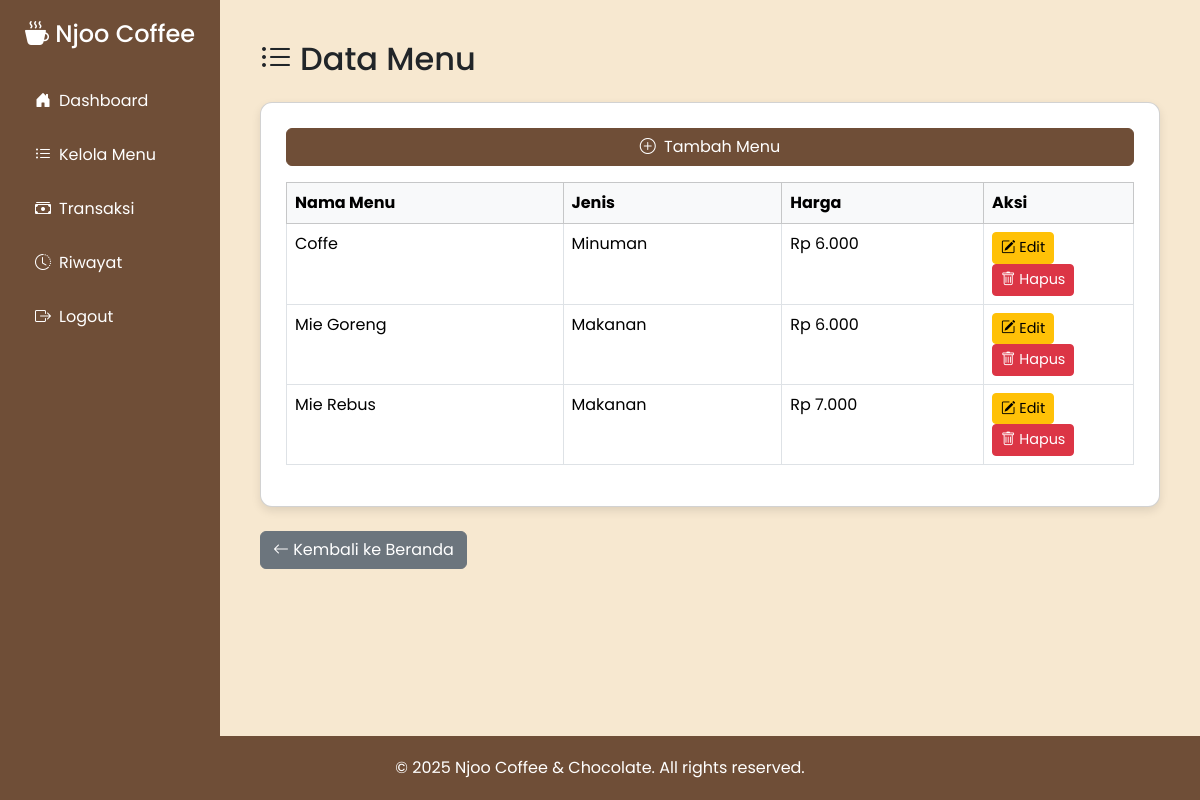
Screenshot of /pages/menu.php (signed in) with the database file from the repository.
### tables this page shows
CREATE TABLE `menu` (
  `id` int(11) NOT NULL,
  `nama` varchar(100) DEFAULT NULL,
  `jenis` enum('Makanan','Minuman','Camilan') NOT NULL,
  `harga` int(11) DEFAULT NULL
);

### pages/menu.php (the view, shortened to what this page needs)
<?php
include '../config/db.php';
?>
<!DOCTYPE html>
<html lang="id">
<head>
  <link href="https://cdn.jsdelivr.net/npm/bootstrap@5.3.3/dist/css/bootstrap.min.css" rel="stylesheet">
  <link href="https://cdn.jsdelivr.net/npm/bootstrap-icons@1.10.5/font/bootstrap-icons.css" rel="stylesheet">
</head>
<body>
<div class="wrapper d-flex flex-column min-vh-100">
  <div class="sidebar">
    <h4><i class="bi bi-cup-hot-fill"></i> Njoo Coffee</h4>
    <a href="../index.php"><i class="bi bi-house-door-fill me-2"></i>Dashboard</a>
    <a href="menu.php"><i class="bi bi-list-ul me-2"></i>Kelola Menu</a>
    <a href="transaksi.php"><i class="bi bi-cash-stack me-2"></i>Transaksi</a>
    <a href="riwayat.php"><i class="bi bi-clock-history me-2"></i>Riwayat</a>
    <a href="../logout.php"><i class="bi bi-box-arrow-right me-2"></i>Logout</a>
  </div>
  <div class="content flex-grow-1">
    <h2 class="mb-4 text-dark"><i class="bi bi-list-ul me-2"></i>Data Menu</h2>
    <div class="card mb-4">
      <a href="tambah.php" class="btn btn-primary mb-3">
        <i class="bi bi-plus-circle me-1"></i> Tambah Menu
      </a>
      <div class="table-responsive">
        <table class="table table-bordered table-hover">
          <thead class="table-light">
            <tr>
              <th>Nama Menu</th>
              <th>Jenis</th>
              <th>Harga</th>
              <th style="width: 150px;">Aksi</th>
            </tr>
          </thead>
          <tbody>
            <?php
            $menu = $conn->query("SELECT * FROM menu ORDER BY nama ASC");
            while ($row = $menu->fetch_assoc()) {
              echo "<tr>
                      <td>" . htmlspecialchars($row['nama']) . "</td>
                      <td>" . htmlspecialchars($row['jenis']) . "</td>
                      <td>Rp " . number_format($row['harga'], 0, ',', '.') . "</td>
                      <td>
                        <a href='edit.php?id={$row['id']}' class='btn btn-sm btn-warning me-1'>
                          <i class='bi bi-pencil-square'></i> Edit
                        </a>
                        <a href='hapus.php?id={$row['id']}' class='btn btn-sm btn-danger' onclick=\"return confirm('Yakin ingin menghapus menu ini?');\">
                          <i class='bi bi-trash'></i> Hapus
                        </a>
                      </td>
                    </tr>";
            }
            ?>
          </tbody>
        </table>
      </div>
    </div>
    <a href="../index.php" class="btn btn-secondary">
      <i class="bi bi-arrow-left"></i> Kembali ke Beranda
    </a>
  </div>
  <footer>
    &copy; <?= date('Y'); ?> Njoo Coffee & Chocolate. All rights reserved.
  </footer>
</div>
</body>
</html>

### pages/menu.php (style rules this page uses)
body { font-family: 'Poppins', sans-serif; background-color: #f7e8d0; margin: 0; padding: 0; }
.sidebar { background-color: #6f4e37; height: 100vh; padding: 20px; color: #fff; position: fixed; width: 220px; }
.sidebar h4 { margin-bottom: 30px; text-align: center; }
.sidebar a { display: block; color: #fff; padding: 10px 15px; text-decoration: none; border-radius: 8px; margin-bottom: 10px; transition: 0.3s; }
.content { margin-left: 220px; padding: 40px; }
.card { background-color: #fff; border-radius: 12px; padding: 25px; box-shadow: 0 4px 10px rgba(0,0,0,0.1); }
.btn-primary { background-color: #6f4e37; border-color: #6f4e37; }
.btn-warning, .btn-danger { font-size: 0.9rem; }
footer { margin-top: 60px; padding: 20px; text-align: center; background-color: #6f4e37; color: #fff; }

### rows the page displays
menu: nama "Coffe", jenis "Minuman", harga "6.000"
menu: nama "Mie Goreng", jenis "Makanan", harga "6.000"
menu: nama "Mie Rebus", jenis "Makanan", harga "7.000"
